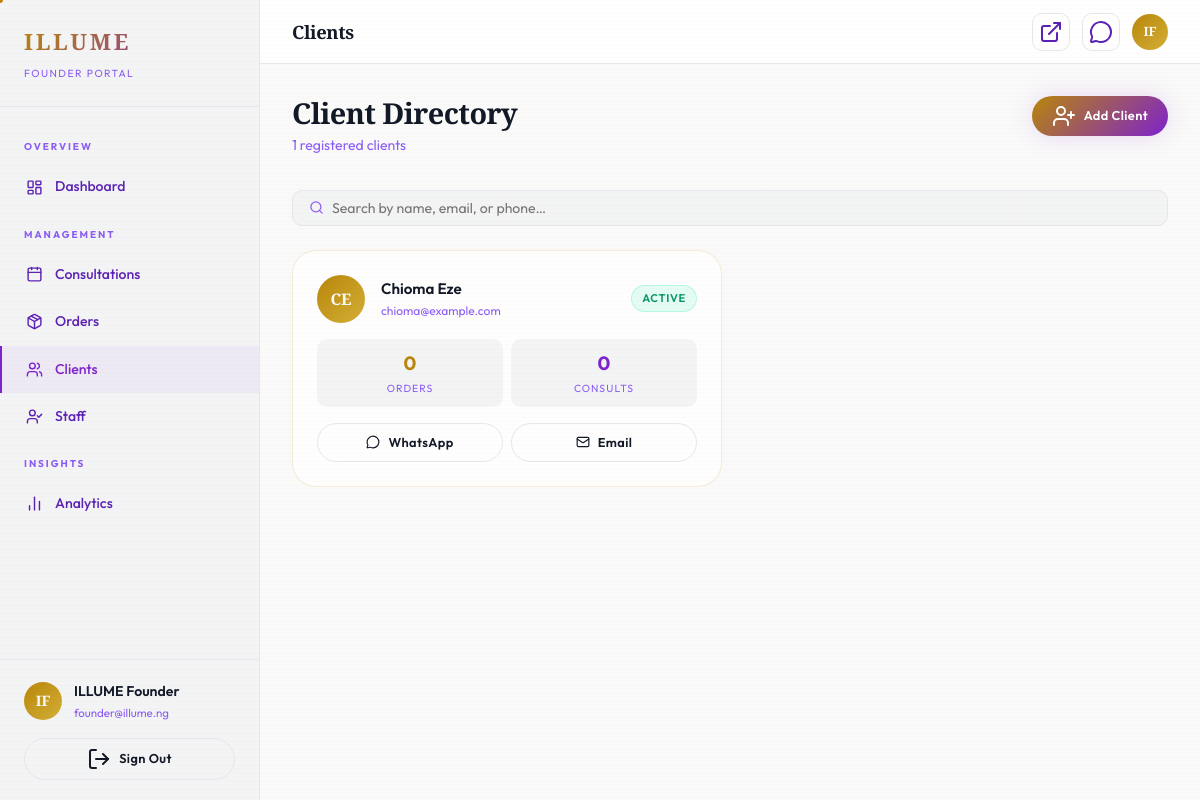
/founder/clients.php (signed in), run on the app's committed database.
### tables this page shows
CREATE TABLE IF NOT EXISTS users (
    id INT AUTO_INCREMENT PRIMARY KEY,
    name VARCHAR(150) NOT NULL,
    email VARCHAR(255) NOT NULL UNIQUE,
    password_hash VARCHAR(255) NOT NULL,
    role ENUM('founder', 'staff', 'client') NOT NULL DEFAULT 'client',
    phone VARCHAR(30),
    whatsapp VARCHAR(30),
    avatar VARCHAR(255),
    bio TEXT,
    status ENUM('active', 'inactive') NOT NULL DEFAULT 'active',
    created_at TIMESTAMP DEFAULT CURRENT_TIMESTAMP,
    last_login TIMESTAMP NULL,
    INDEX idx_role (role),
    INDEX idx_status (status)
);

### includes/functions.php (called while the page is built, shortened)
<?php
function e(mixed $val): string {
    return htmlspecialchars((string)($val ?? ''), ENT_QUOTES, 'UTF-8');
}
function paginate(int $total, int $per_page, int $current_page): array {
    $total_pages = (int)ceil($total / $per_page);
    $offset      = ($current_page - 1) * $per_page;
    return [
        'total'       => $total,
        'per_page'    => $per_page,
        'current'     => $current_page,
        'total_pages' => $total_pages,
        'offset'      => $offset,
        'has_prev'    => $current_page > 1,
        'has_next'    => $current_page < $total_pages,
    ];
}
function whatsapp_link(string $number, string $message = ''): string {
    $number  = preg_replace('/[^0-9]/', '', $number);
    $encoded = urlencode($message);
    return "https://wa.me/{$number}?text={$encoded}";
}

### founder/clients.php (the view, shortened to what this page needs)
<?php
require_once __DIR__ . '/../includes/functions.php';
$pdo        = db();
$search     = trim($_GET['q'] ?? '');
$page       = max(1, (int)($_GET['page'] ?? 1));
$per_page   = 15;
$where  = ["u.role = 'client'"];
$params = [];
$where_sql = 'WHERE ' . implode(' AND ', $where);
$total = $pdo->prepare("SELECT COUNT(*) FROM users u $where_sql");
$total->execute($params);
$total = (int)$total->fetchColumn();
$pg    = paginate($total, $per_page, $page);
$stmt = $pdo->prepare("
    SELECT u.*,
        (SELECT COUNT(*) FROM orders o WHERE o.client_id = u.id) AS order_count,
        (SELECT COUNT(*) FROM consultations c WHERE c.email = u.email) AS consult_count,
        (SELECT MAX(o2.created_at) FROM orders o2 WHERE o2.client_id = u.id) AS last_order
    FROM users u
    $where_sql
    ORDER BY u.created_at DESC
    LIMIT $per_page OFFSET {$pg['offset']}
");
$stmt->execute($params);
$clients = $stmt->fetchAll();
include __DIR__ . '/../includes/dash_header.php';
?>
<div class="dash-page-header">
  <div>
    <h2 class="dash-page-header__title">Client Directory</h2>
    <p class="dash-page-header__subtitle"><?= $total ?> registered clients</p>
  </div>
  <a href="<?= SITE_URL ?>/auth/register.php" class="btn btn--primary btn--sm">
    <i data-lucide="user-plus"></i> Add Client
  </a>
</div>
<form method="GET" style="margin-bottom:1.5rem;">
  <div class="search-box">
    <i data-lucide="search"></i>
    <input type="text" name="q" placeholder="Search by name, email, or phone…" value="<?= e($search) ?>">
  </div>
</form>
<?php if (empty($clients)): ?>
<div class="glass" style="padding:3rem;text-align:center;">
  <i data-lucide="users" style="width:48px;height:48px;color:var(--text-muted);display:block;margin:0 auto 1rem;"></i>
  <p style="color:var(--text-muted);">No clients found.</p>
</div>
<?php else: ?>
<div style="display:grid;grid-template-columns:repeat(auto-fill,minmax(300px,1fr));gap:1rem;">
  <?php foreach ($clients as $cl): ?>
  <?php
  $initials = implode('', array_map(fn($w) => strtoupper($w[0]), array_slice(explode(' ', $cl['name']), 0, 2)));
  ?>
  <div class="glass" style="padding:1.5rem;border-radius:var(--r-xl);transition:all 0.3s;" onmouseenter="this.style.borderColor='var(--gold-glass)'" onmouseleave="this.style.borderColor=''">
    <div style="display:flex;align-items:center;gap:1rem;margin-bottom:1rem;">
      <div style="
        width:48px;height:48px;border-radius:50%;flex-shrink:0;
        background:linear-gradient(135deg,var(--gold),var(--gold-bright));
        display:flex;align-items:center;justify-content:center;
        font-family:var(--font-display);font-weight:700;font-size:1rem;color:var(--void);
      "><?= e($initials) ?></div>
      <div style="min-width:0;">
        <div style="font-weight:600;font-size:0.95rem;white-space:nowrap;overflow:hidden;text-overflow:ellipsis;"><?= e($cl['name']) ?></div>
        <div style="font-size:0.75rem;color:var(--text-muted);white-space:nowrap;overflow:hidden;text-overflow:ellipsis;"><?= e($cl['email']) ?></div>
      </div>
      <span class="badge <?= $cl['status']==='active' ? 'badge--success' : 'badge--error' ?>" style="margin-left:auto;flex-shrink:0;">
        <?= ucfirst($cl['status']) ?>
      </span>
    </div>
    <div style="display:grid;grid-template-columns:1fr 1fr;gap:0.5rem;margin-bottom:1rem;">
      <div style="background:var(--space);border-radius:var(--r);padding:0.6rem;text-align:center;">
        <div style="font-size:1.2rem;font-weight:700;color:var(--gold);"><?= (int)$cl['order_count'] ?></div>
        <div style="font-size:0.65rem;text-transform:uppercase;letter-spacing:0.1em;color:var(--text-muted);">Orders</div>
      </div>
      <div style="background:var(--space);border-radius:var(--r);padding:0.6rem;text-align:center;">
        <div style="font-size:1.2rem;font-weight:700;color:var(--plasma);"><?= (int)$cl['consult_count'] ?></div>
        <div style="font-size:0.65rem;text-transform:uppercase;letter-spacing:0.1em;color:var(--text-muted);">Consults</div>
      </div>
    </div>
    <div style="display:flex;gap:0.5rem;">
      <?php if ($cl['whatsapp'] || $cl['phone']): ?>
      <a href="<?= e(whatsapp_link($cl['whatsapp'] ?: $cl['phone'], "Hello {$cl['name']}! This is ILLUME.")) ?>"
         class="btn btn--ghost btn--sm" style="flex:1;justify-content:center;" target="_blank" rel="noopener">
        <i data-lucide="message-circle" style="width:14px;height:14px;"></i> WhatsApp
      </a>
      <?php endif; ?>
      <a href="mailto:<?= e($cl['email']) ?>" class="btn btn--ghost btn--sm" style="flex:1;justify-content:center;">
        <i data-lucide="mail" style="width:14px;height:14px;"></i> Email
      </a>
    </div>
  </div>
  <?php endforeach; ?>
</div>
<?php endif; ?>
<?php include __DIR__ . '/../includes/dash_footer.php'; ?>

### assets/css/main.css (style rules this page uses)
:root { --void: #FAFAFA; --space: #F3F4F6; --space-mid: #E5E7EB; --space-light: #F9FAFB; --space-border: #E5E7EB; --gold: #B8860B; --gold-bright: #D4AF37; --gold-dim: #8B7355; --gold-faint: rgba(184, 134, 11, 0.05); --gold-glass: rgba(184, 134, 11, 0.08); --gold-glow: rgba(184, 134, 11, 0.2); --aura: #7E22CE; --aura-bright: #9333EA; --aura-dim: rgba(126, 34, 206, 0.05); --aura-glass: rgba(126, 34, 206, 0.1); --aura-glow: rgba(126, 34, 206, 0.15); --plasma: var(--aura); --plasma-dim: var(--aura-dim); --plasma-glass: var(--aura-glass); --plasma-glow: var(--aura-glow); --danger: #DC2626; --danger-dim: rgba(220, 38, 38, 0.05); --success: #059669; --warning: #D97706; --text-primary: #111827; --text-secondary:#5B21B6; --text-muted: #8B5CF6; --glass-bg: rgba(255, 255, 255, 0.75); --glass-bg-heavy:rgba(255, 255, 255, 0.9); --glass-border: rgba(184, 134, 11, 0.15); --glass-blur: 20px; --font-display: 'Playfair Display', serif; --font-body: 'Outfit', sans-serif; --s1: 0.25rem; --s2: 0.5rem; --s3: 0.75rem; --s4: 1rem; --s5: 1.25rem; --s6: 1.5rem; --s8: 2rem; --s10: 2.5rem; --s12: 3rem; --s16: 4rem; --s20: 5rem; --s24: 6rem; --s32: 8rem; --r-xs: 3px; --r-sm: 6px; --r: 10px; --r-lg: 16px; --r-xl: 24px; --r-2xl: 32px; --r-full: 9999px; --ease-out: cubic-bezier(0.22, 1, 0.36, 1); --ease-in-out: cubic-bezier(0.65, 0, 0.35, 1); --ease-bounce: cubic-bezier(0.34, 1.56, 0.64, 1); --t-fast: 180ms; --t-base: 350ms; --t-slow: 600ms; --t-xslow: 1000ms; --max-w: 1280px; --max-w-sm: 900px; --nav-h: 80px; }
*, *::before, *::after { box-sizing: border-box; margin: 0; padding: 0; }
html { scroll-behavior: smooth; font-size: 16px; }
body { background: var(--void); color: var(--text-primary); font-family: var(--font-body); font-size: 1rem; line-height: 1.65; overflow-x: hidden; -webkit-font-smoothing: antialiased; -moz-osx-font-smoothing: grayscale; cursor: none; }
a { color: inherit; text-decoration: none; }
input, textarea, select { font-family: inherit; }
body::before { content: ''; position: fixed; inset: 0; background: repeating-linear-gradient( 0deg, transparent, transparent 2px, rgba(184, 134, 11, 0.015) 2px, rgba(184, 134, 11, 0.015) 4px ); pointer-events: none; z-index: 9998; }
h1, h2, h3, h4, h5, h6 { font-family: var(--font-display); font-weight: 700; line-height: 1.15; letter-spacing: -0.02em; color: var(--text-primary); }
h2 { font-size: clamp(2rem, 4vw, 3.5rem); }
p { color: var(--text-secondary); line-height: 1.75; }
.glass { background: var(--glass-bg); backdrop-filter: blur(var(--glass-blur)); -webkit-backdrop-filter: blur(var(--glass-blur)); border: 1px solid var(--glass-border); border-radius: var(--r-lg); }
.btn { display: inline-flex; align-items: center; gap: var(--s2); padding: var(--s3) var(--s8); border-radius: var(--r-full); font-family: var(--font-body); font-size: 0.9rem; font-weight: 600; letter-spacing: 0.03em; transition: all var(--t-base) var(--ease-out); cursor: none; position: relative; overflow: hidden; white-space: nowrap; }
.btn::before { content: ''; position: absolute; inset: 0; background: linear-gradient(135deg, rgba(255,255,255,0.08), transparent); opacity: 0; transition: opacity var(--t-fast); }
.btn--primary { background: linear-gradient(135deg, var(--gold), var(--aura)); color: #FFF; box-shadow: 0 0 25px var(--aura-glow); }
.btn--ghost { background: transparent; border: 1px solid var(--space-border); color: var(--text-primary); }
.btn--sm { padding: var(--s2) var(--s5); font-size: 0.8rem; }
.badge { display: inline-flex; align-items: center; gap: 4px; padding: 3px 10px; border-radius: var(--r-full); font-size: 0.7rem; font-weight: 600; letter-spacing: 0.06em; text-transform: uppercase; }
.badge--success { background: rgba(0,229,160,0.1); color: var(--success); border: 1px solid rgba(0,229,160,0.2); }

### data on the page
users: name "CE", name "Chioma Eze", email "chioma@example.com", status "ACTIVE", order_count "0", consult_count "0"

### other printed values
$role "FOUNDER"
$section "OVERVIEW"
$link['label'] "Dashboard"
$section "MANAGEMENT"
$link['label'] "Consultations"
$link['label'] "Orders"
$link['label'] "Clients"
$link['label'] "Staff"
$section "INSIGHTS"
$link['label'] "Analytics"
$initials "IF"
$user['name'] "ILLUME Founder"
$user['email'] "founder@illume.ng"
$dash_title "Clients"
$total "1"
